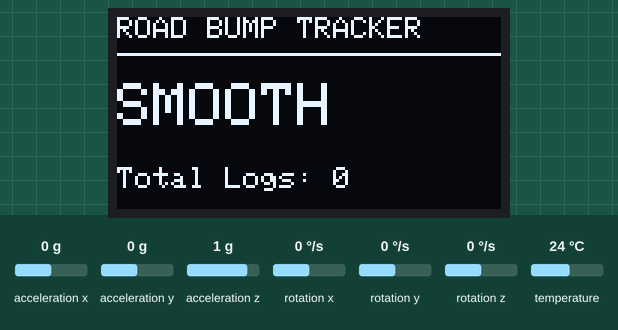
A program run on a simulated ESP32. Shown: 128×64 one-colour display. The inputs (shaded band) are chosen by the test bench; at power-on: acceleration z 1 g, acceleration x 0 g, acceleration y 0 g, rotation x 0 °/s, rotation y 0 °/s, rotation z 0 °/s, temperature 24 °C. What the program prints to the serial monitor is not drawn.

Above: at 2.2 s.
2.3 s: acceleration z set to -1.4 g
At 3.5 s:
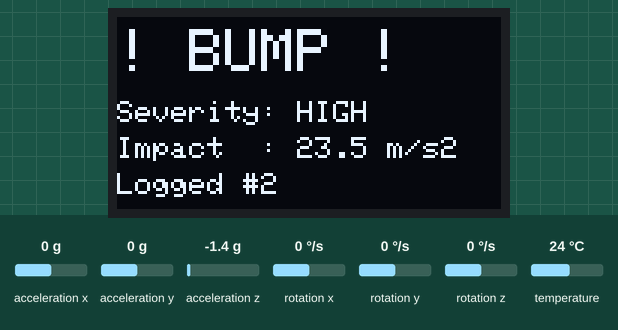
5.3 s: acceleration z set to 0 g
At 6.5 s:
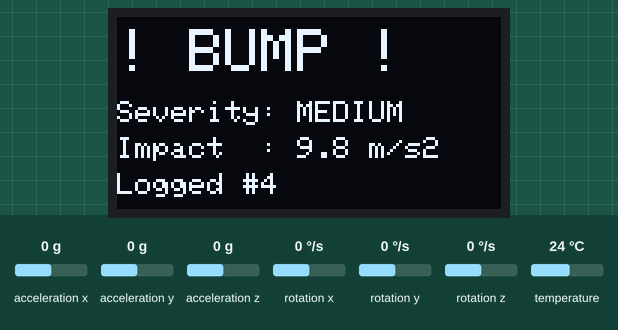
8.3 s: acceleration z set to -0.8 g
At 9.2 s:
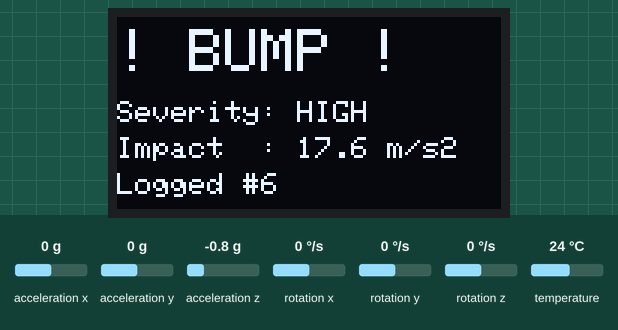
Timing chart, 0 to 11.3 s (numbered marks = the images above; inputs shaded):
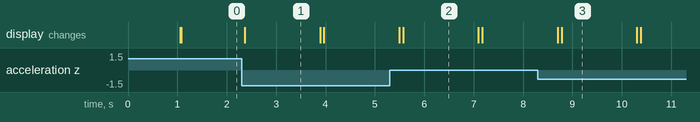

The program:

main.cpp
```cpp
#include <Arduino.h>
#include <Wire.h>
#include <Adafruit_MPU6050.h>
#include <Adafruit_Sensor.h>
#include <Adafruit_GFX.h>
#include <Adafruit_SSD1306.h>

#define SCREEN_WIDTH 128
#define SCREEN_HEIGHT 64

Adafruit_MPU6050 mpu;
Adafruit_SSD1306 display(SCREEN_WIDTH, SCREEN_HEIGHT, &Wire, -1);

int logCount = 0;
unsigned long lastSmoothLog = 0;
const unsigned long SMOOTH_LOG_INTERVAL_MS = 2000; // Log a smooth sample every 2s

void showIdleScreen() {
  display.clearDisplay();
  display.setTextColor(SSD1306_WHITE);
  display.setTextSize(1);
  display.setCursor(0, 0);
  display.println("ROAD BUMP TRACKER");
  display.drawLine(0, 12, 128, 12, SSD1306_WHITE);

  display.setTextSize(2);
  display.setCursor(0, 22);
  display.println("SMOOTH");

  display.setTextSize(1);
  display.setCursor(0, 50);
  display.print("Total Logs: ");
  display.println(logCount);
  display.display();
}

void printDbLog(float impact, const char* severity) {
  logCount++;
  Serial.print("[MOCK DB LOG]: {\"log_id\": ");
  Serial.print(logCount);
  Serial.print(", \"impact\": ");
  Serial.print(impact, 2);
  Serial.print(", \"severity\": \"");
  Serial.print(severity);
  Serial.println("\"}");
}

void setup() {
  Serial.begin(115200);
  delay(1000);

  Wire.begin(21, 22);

  if (!display.begin(SSD1306_SWITCHCAPVCC, 0x3C)) {
    Serial.println("[ERROR] OLED not found at 0x3C! Check wiring.");
    while (1) {
      delay(10);
    }
  }

  display.clearDisplay();
  display.setTextSize(1);
  display.setTextColor(SSD1306_WHITE);
  display.setCursor(0, 20);
  display.println("Starting system...");
  display.display();

  if (!mpu.begin()) {
    Serial.println("[ERROR] MPU6050 not found! Check wiring.");
    display.clearDisplay();
    display.setCursor(0, 20);
    display.println("MPU6050 ERROR!");
    display.display();
    while (1) {
      delay(10);
    }
  }

  mpu.setAccelerometerRange(MPU6050_RANGE_8_G);
  mpu.setFilterBandwidth(MPU6050_BAND_21_HZ);

  Serial.println("[OK] MPU6050 & OLED Ready! Logging SMOOTH and BUMP data.");
  showIdleScreen();
}

void loop() {
  sensors_event_t a, g, temp;
  mpu.getEvent(&a, &g, &temp);

  float z_accel = a.acceleration.z;
  float impact = abs(z_accel - 9.8);
  unsigned long now = millis();

  if (impact > 8.5) {
    const char* severity = (impact > 16.0) ? "HIGH" : "MEDIUM";

    display.clearDisplay();
    display.setTextSize(2);
    display.setCursor(0, 4);
    display.println("! BUMP !");

    display.setTextSize(1);
    display.setCursor(0, 28);
    display.print("Severity: ");
    display.println(severity);

    display.setCursor(0, 40);
    display.print("Impact  : ");
    display.print(impact, 1);
    display.println(" m/s2");

    display.setCursor(0, 52);
    display.print("Logged #");
    display.println(logCount + 1);
    display.display();

    printDbLog(impact, severity);
    lastSmoothLog = now; // Reset smooth timer so we don't log smooth right after a bump

    delay(1500);
    showIdleScreen();
  } else if (now - lastSmoothLog >= SMOOTH_LOG_INTERVAL_MS) {
    lastSmoothLog = now;
    printDbLog(impact, "SMOOTH");
  }

  delay(50);
}
```

Measured:
- after the input at 2.3 s, the display: changes after 0.06 s (image 1)
- after the input at 5.3 s, the display: first differs from a run without the input after 0.27 s (image 2)
- after the input at 8.3 s, the display: first differs from a run without the input after 0.48 s (image 3)
- what the display in image 1 shows lasts 1.5 s, from 2.4 s to 3.9 s
